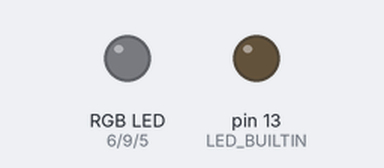
This sketch was run on a simulated Arduino Uno, built with avr-gcc and run on an emulated ATmega328P. On the bench: an RGB LED mixed from three pins (HIGH = lit), output pins drawn as LEDs (lit = HIGH). Dim RGB values are drawn brighter than linear; random numbers use the default seed unless the sketch sets one.

Above: at 0.12 s.
At 4.12 s:
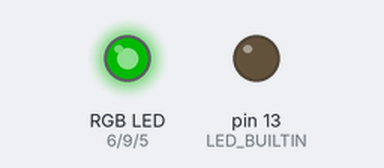
At 10.12 s:
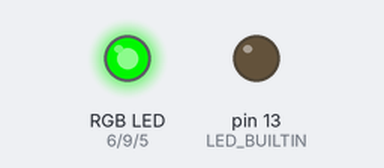
At 19.87 s:
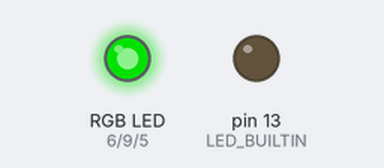
At 29.87 s:
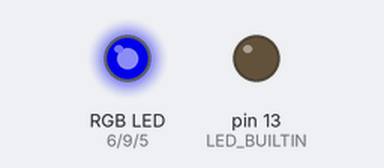
At 39.62 s:
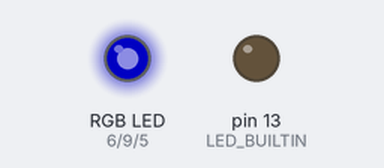
Timing chart, 0 to 40.0 s (numbered marks = the images above):
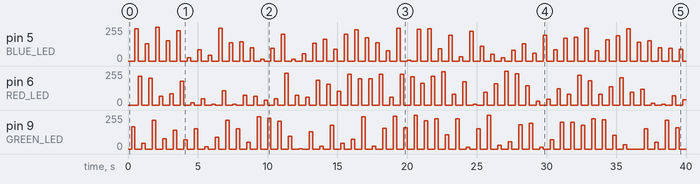

The sketch:

ButtonsAndLED.ino
```cpp
#define RED_LED 6
#define BLUE_LED 5
#define GREEN_LED 9

enum colorStates{ // 0, 1, 2
    COLOR_,
    SINGLE_FS,
    MULTI_FS
};
enum colorStates colorState;

int brightness = 255;

int gBright = 255;
int rBright = 255;
int bBright = 255;

int fadeSpeed = 10;

unsigned long last_time = 0;

bool Color = false;
bool SingleFlashingColor = false;

String Commands = "";
String ledCommands = "";
/*
 * Q - Turn Left -- Tech   ===== LEFT STATE
W - Turn Right -- Organic  ===== RIGHT STATE
Combos
Q + W HELD - walk
Q + W TAP - dash

      3. A - Crouch -- Tech     ==== CROUCH STATE
      4. A, then S - Jump -- Organic   === JUMP STATE
Combos
    Press jump immediately after releasing crouch - Perfect jump
    Glide - Hold Jump
    Dive-Bomb -- Crouch in the air

5. N -press and hold - Nibble -- Organic  ==== NIBBLE STATE
6. M press and hold - Interact- squeak -- Tech    ===== INTERACTSQUEAK STATE

7. X - Organic Squeak, Dig, Blood Transfusion    === ORGANIC STATE
8. Z - Radar, Magnet, Oil Change      ==== MECHANICAL STATE

COMBO
    Run forward, turn completely around, crouch, perfect jump, crouch, perfect jump -- backflip
 */
// variables will change:
unsigned long previousMillis = 0;

int LEDSTATE = 0;
void setup() {
  //START THE BAUD RATE
  Serial.begin(9600);

  // initialize the LED pin as an output:
  pinMode(LED_BUILTIN, OUTPUT);
  // initialize the pushbutton pin as an input:


   pinMode(GREEN_LED, OUTPUT);
   pinMode(RED_LED, OUTPUT);
   pinMode(BLUE_LED, OUTPUT);

}

void loop() {
  /*
   *
   */
   /* if(ledCommands.length() == 2){
      switch(ledCommands[1]){
        case 'C':
          colorState = COLOR_;
        break;
        case 'T':
          colorState = MULTI_FS;
        break;
        case 'S':
          colorState = SINGLE_FS;

      }
    }
   //Normal Setting: TurnOn(rBright, gBright, bBright);
  //Crazy Setting
  if(colorState == 0){
    TurnOn(rBright, gBright, bBright);
  }else if (colorState == 1){
    OneLight(rBright, gBright, bBright, millis());
  }else if(colorState == 2){

  }*/
  TripleLight(millis());
  //TurnOn(rBright, gBright, bBright);
  //OneLight(rBright, gBright
  // check if the pushbutton is pressed. If it is, the buttonState is HIGH:
 /* if (buttonState == HIGH) {
    // turn LED on:
    digitalWrite(LED_BUILTIN, HIGH);
  } else {
    // turn LED off:
    digitalWrite(LED_BUILTIN, LOW);
  }*/
}
void OneLight(int R, int G, int B, unsigned int current){
  unsigned int currentMillis = current;
  if(currentMillis - previousMillis >= 250){
    TurnOn(R, G, B);
    previousMillis = currentMillis;
  }
}
void TripleLight(unsigned int current){
  unsigned int currentMillis = current;
  if(currentMillis - previousMillis >= 250){
    LEDSTATE++;
    if(LEDSTATE % 3 == 0){
      TurnOn(random(0,256),0, 0);
    }else if (LEDSTATE % 3 == 1){
      TurnOn(0, random(0,256), 0);
    }else{
      TurnOn(0, 0, random(0, 256));
    }
    previousMillis = currentMillis;
  }
}
void TurnOn( int R, int G, int B) {
       analogWrite(RED_LED, R);
       analogWrite(GREEN_LED, G);
       analogWrite(BLUE_LED, B);

}
void TurnOff(int Color){
   for (int i = 0; i < 256; i++) {
       analogWrite(Color, brightness);
       brightness -= 1;
       //delay(fadeSpeed);
   }
}
void TurnOffALL() {
   for (int i = 0; i < 256; i++) {
       analogWrite(GREEN_LED, brightness);
       analogWrite(RED_LED, brightness);
       analogWrite(BLUE_LED, brightness);

       brightness -= 1;
       delay(fadeSpeed);
   }
}
```

Measured:
- by itself, pin 6 (RED_LED): 0/255 → 217/255 at 0.75 s, → 0/255 0.25 s later, → 200/255 0.50 s later, → 0/255 0.25 s later, … (105 changes in this stretch)
- by itself, pin 5 (BLUE_LED): 0/255 → 241/255 at 0.50 s, → 0/255 0.25 s later, → 130/255 0.50 s later, → 0/255 0.25 s later, … (106 changes in this stretch)
